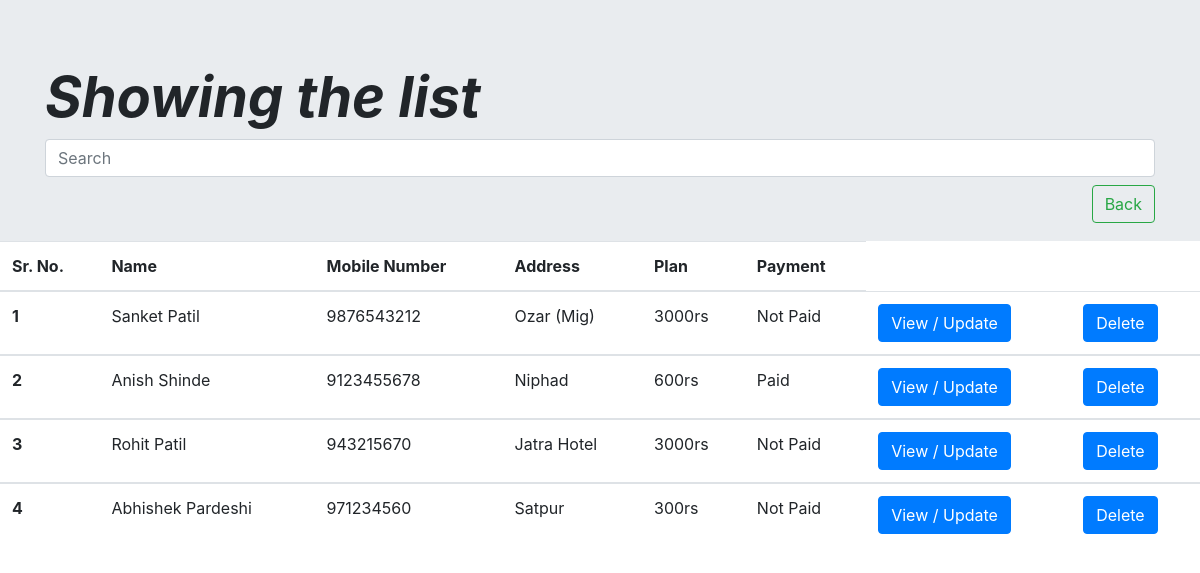
The app's page /partials/_showMembers.php (signed in) with its own data.
### tables this page shows
CREATE TABLE `users` (
  `user_id` int(30) NOT NULL,
  `fname` varchar(10) NOT NULL,
  `lname` varchar(10) NOT NULL,
  `email` varchar(50) NOT NULL,
  `mnumber` varchar(10) NOT NULL,
  `age` varchar(10) NOT NULL,
  `weight` varchar(10) NOT NULL,
  `height` varchar(10) NOT NULL,
  `address` text NOT NULL,
  `desc` text NOT NULL,
  `username` varchar(10) NOT NULL,
  `password` varchar(255) NOT NULL,
  `plan` varchar(10) NOT NULL,
  `payment` varchar(10) NOT NULL DEFAULT 'Not Paid',
  `roll` int(1) NOT NULL DEFAULT 0,
  `dt` varchar(50) NOT NULL DEFAULT current_timestamp()
);

### partials/_showMembers.php (the view, shortened to what this page needs)
<!doctype html>
<html lang="en">
<head>
    <link rel="stylesheet" href="https://maxcdn.bootstrapcdn.com/bootstrap/4.0.0/css/bootstrap.min.css">
</head>
<body>
    <?php
    echo '<div class="jumbotron jumbotron-fluid mb-0">
        <div class="container">
            <h1 class="display-4 font-weight-bold font-italic">Showing the list</h1>
            <input class="form-control my-2 my-lg-0 mr-sm-2" type="search" placeholder="Search" id="myinput" name="search" aria-label="Search" onkeyup="searchFun()">
            <a href="/adminGym/profile.php" class="btn btn-outline-success float-right my-2 ml-2">Back</a>
        </div>
        </div>';
    ?>
    <table class="table container" id="mytable">
        <thead>
            <tr>
                <th scope="col">Sr. No.</th>
                <th scope="col">Name</th>
                <th scope="col">Mobile Number</th>
                <th scope="col">Address</th>
                <th scope="col">Plan</th>
                <th scope="col">Payment</th>
            </tr>
        </thead>
        <?php
        include '_dbconnect.php';
        $Sql = 'select * from `users`';
        $result = mysqli_query($conn, $Sql);
        $numRows = mysqli_num_rows($result);
        if ($numRows > 0) {
            $i = 0;
            while ($row = mysqli_fetch_assoc($result)) {
                if ($row['roll'] == 0) {
                    echo '<tbody>
                        <tr>
                          <th scope="row">' . $i . '</th>
                          <td>' . $row['fname'] . ' ' . $row['lname'] . '</td>
                          <td>' . $row['mnumber'] . '</td>
                          <td>' . $row['address'] . '</td>
                          <td>' . $row['plan'] . '</td>
                          <td>' . $row['payment'] . '</td>
                          <td><a class="btn btn-primary" href="_viewProfile.php?$id=' . $row['user_id'] . '&$fname=' . $row['fname'] . '&$lname=' . $row['lname'] . '&$email=' . $row['email'] . '&$mnumber=' . $row['mnumber'] . '&$age=' . $row['age'] . '&$weight=' . $row['weight'] . '&$height=' . $row['height'] . '&$address=' . $row['address'] . '&$desc=' . $row['desc'] . '&$plan=' . $row['plan'] . '&$username=' . $row['username'] . '&$payment=' . $row['payment'].'" role="button">View / Update</a></td>
                          <td><a class="btn btn-primary remove" href="_delete.php?$id=' . $row['user_id'] . '" role="button" onclick="return confirmDelete()"> Delete</a></td>
                        </tr>
                        </tbody>';
                }
                $i = $i + 1;
            }
        }
        ?>
    </table>
</body>
</html>

### records on screen
users: fname "Sanket", lname "Patil", mnumber "9876543212", address "Ozar (Mig)", plan "3000rs", payment "Not Paid"
users: fname "Anish", lname "Shinde", mnumber "9123455678", address "Niphad", plan "600rs", payment "Paid"
users: fname "Rohit", lname "Patil", mnumber "943215670", address "Jatra Hotel", plan "3000rs", payment "Not Paid"
users: fname "Abhishek", lname "Pardeshi", mnumber "971234560", address "Satpur", plan "300rs", payment "Not Paid"
